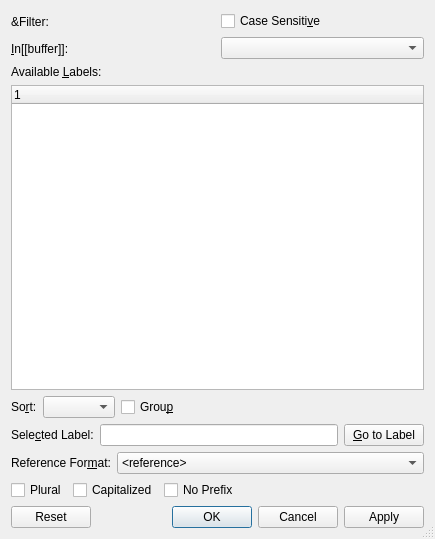
<?xml version="1.0" encoding="UTF-8"?>
<ui version="4.0">
 <class>RefUi</class>
 <widget class="QDialog" name="RefUi">
  <property name="geometry">
   <rect>
    <x>0</x>
    <y>0</y>
    <width>435</width>
    <height>539</height>
   </rect>
  </property>
  <property name="windowTitle">
   <string/>
  </property>
  <property name="sizeGripEnabled">
   <bool>true</bool>
  </property>
  <layout class="QGridLayout" name="gridLayout_2">
   <item row="2" column="0">
    <widget class="QTreeWidget" name="refsTW">
     <column>
      <property name="text">
       <string>1</string>
      </property>
     </column>
    </widget>
   </item>
   <item row="7" column="0">
    <layout class="QHBoxLayout" name="horizontalLayout_4"/>
   </item>
   <item row="0" column="0">
    <layout class="QGridLayout" name="gridLayout">
     <item row="0" column="0">
      <layout class="QVBoxLayout" name="verticalLayout">
       <item>
        <widget class="QLabel" name="findKeysLA">
         <property name="text">
          <string>&amp;Filter:</string>
         </property>
         <property name="alignment">
          <set>Qt::AlignLeading|Qt::AlignLeft|Qt::AlignVCenter</set>
         </property>
        </widget>
       </item>
       <item>
        <widget class="QLabel" name="refsL">
         <property name="text">
          <string>&amp;In[[buffer]]:</string>
         </property>
         <property name="buddy">
          <cstring>bufferCO</cstring>
         </property>
        </widget>
       </item>
      </layout>
     </item>
     <item row="0" column="1">
      <layout class="QVBoxLayout" name="verticalLayout_2">
       <item>
        <layout class="QHBoxLayout" name="horizontalLayout">
         <item>
          <layout class="QHBoxLayout" name="filterBarL"/>
         </item>
         <item>
          <widget class="QCheckBox" name="csFindCB">
           <property name="toolTip">
            <string>Filter case-sensitively</string>
           </property>
           <property name="text">
            <string>Case Sensiti&amp;ve</string>
           </property>
          </widget>
         </item>
        </layout>
       </item>
       <item>
        <widget class="QComboBox" name="bufferCO">
         <property name="sizePolicy">
          <sizepolicy hsizetype="Ignored" vsizetype="Fixed">
           <horstretch>0</horstretch>
           <verstretch>0</verstretch>
          </sizepolicy>
         </property>
         <property name="toolTip">
          <string>The (sub-)document from which the available labels are displayed</string>
         </property>
         <property name="sizeAdjustPolicy">
          <enum>QComboBox::AdjustToContentsOnFirstShow</enum>
         </property>
         <property name="minimumContentsLength">
          <number>0</number>
         </property>
        </widget>
       </item>
      </layout>
     </item>
    </layout>
   </item>
   <item row="3" column="0">
    <layout class="QHBoxLayout">
     <property name="spacing">
      <number>6</number>
     </property>
     <property name="leftMargin">
      <number>0</number>
     </property>
     <property name="topMargin">
      <number>0</number>
     </property>
     <property name="rightMargin">
      <number>0</number>
     </property>
     <property name="bottomMargin">
      <number>0</number>
     </property>
     <item>
      <widget class="QLabel" name="SortLA">
       <property name="text">
        <string>So&amp;rt:</string>
       </property>
       <property name="buddy">
        <cstring>sortingCO</cstring>
       </property>
      </widget>
     </item>
     <item>
      <widget class="QComboBox" name="sortingCO">
       <property name="toolTip">
        <string>Sorting of the list of available labels</string>
       </property>
      </widget>
     </item>
     <item>
      <widget class="QCheckBox" name="groupCB">
       <property name="toolTip">
        <string>Group the list of available labels by prefix (e.g. &quot;sec:&quot;)</string>
       </property>
       <property name="text">
        <string>Grou&amp;p</string>
       </property>
      </widget>
     </item>
     <item>
      <spacer name="horizontalSpacer">
       <property name="orientation">
        <enum>Qt::Horizontal</enum>
       </property>
       <property name="sizeHint" stdset="0">
        <size>
         <width>40</width>
         <height>20</height>
        </size>
       </property>
      </spacer>
     </item>
    </layout>
   </item>
   <item row="1" column="0">
    <widget class="QLabel" name="label">
     <property name="text">
      <string>Available &amp;Labels:</string>
     </property>
     <property name="buddy">
      <cstring>refsTW</cstring>
     </property>
    </widget>
   </item>
   <item row="4" column="0">
    <layout class="QHBoxLayout" name="horizontalLayout_2">
     <item>
      <widget class="QLabel" name="referenceL">
       <property name="text">
        <string>Sele&amp;cted Label:</string>
       </property>
       <property name="alignment">
        <set>Qt::AlignLeading|Qt::AlignLeft|Qt::AlignVCenter</set>
       </property>
       <property name="buddy">
        <cstring>referenceED</cstring>
       </property>
      </widget>
     </item>
     <item>
      <widget class="QLineEdit" name="referenceED">
       <property name="toolTip">
        <string>Select a label from the list above or enter a label manually</string>
       </property>
      </widget>
     </item>
     <item>
      <widget class="QPushButton" name="gotoPB">
       <property name="sizePolicy">
        <sizepolicy hsizetype="Preferred" vsizetype="Fixed">
         <horstretch>0</horstretch>
         <verstretch>0</verstretch>
        </sizepolicy>
       </property>
       <property name="toolTip">
        <string>Jump to the selected label</string>
       </property>
       <property name="text">
        <string>&amp;Go to Label</string>
       </property>
      </widget>
     </item>
    </layout>
   </item>
   <item row="5" column="0">
    <layout class="QHBoxLayout" name="horizontalLayout_3">
     <item>
      <widget class="QLabel" name="typeLA">
       <property name="text">
        <string>Reference For&amp;mat:</string>
       </property>
       <property name="alignment">
        <set>Qt::AlignLeading|Qt::AlignLeft|Qt::AlignVCenter</set>
       </property>
       <property name="buddy">
        <cstring>typeCO</cstring>
       </property>
      </widget>
     </item>
     <item>
      <widget class="QComboBox" name="typeCO">
       <property name="sizePolicy">
        <sizepolicy hsizetype="MinimumExpanding" vsizetype="Fixed">
         <horstretch>0</horstretch>
         <verstretch>0</verstretch>
        </sizepolicy>
       </property>
       <property name="toolTip">
        <string>Adjust the style of the cross-reference</string>
       </property>
       <item>
        <property name="text">
         <string>&lt;reference&gt;</string>
        </property>
       </item>
       <item>
        <property name="text">
         <string>(&lt;reference&gt;)</string>
        </property>
       </item>
       <item>
        <property name="text">
         <string>&lt;page&gt;</string>
        </property>
       </item>
       <item>
        <property name="text">
         <string>on page &lt;page&gt;</string>
        </property>
       </item>
       <item>
        <property name="text">
         <string>&lt;reference&gt; on page &lt;page&gt;</string>
        </property>
       </item>
       <item>
        <property name="text">
         <string>Formatted reference</string>
        </property>
       </item>
       <item>
        <property name="text">
         <string>Textual reference</string>
        </property>
       </item>
       <item>
        <property name="text">
         <string>Label only</string>
        </property>
       </item>
      </widget>
     </item>
    </layout>
   </item>
   <item row="8" column="0">
    <layout class="QHBoxLayout">
     <property name="spacing">
      <number>6</number>
     </property>
     <property name="leftMargin">
      <number>0</number>
     </property>
     <property name="topMargin">
      <number>0</number>
     </property>
     <property name="rightMargin">
      <number>0</number>
     </property>
     <property name="bottomMargin">
      <number>0</number>
     </property>
     <item>
      <widget class="QDialogButtonBox" name="buttonBox">
       <property name="standardButtons">
        <set>QDialogButtonBox::Apply|QDialogButtonBox::Cancel|QDialogButtonBox::Ok|QDialogButtonBox::Reset</set>
       </property>
      </widget>
     </item>
    </layout>
   </item>
   <item row="6" column="0">
    <layout class="QHBoxLayout" name="horizontalLayout9">
     <item>
      <widget class="QCheckBox" name="pluralCB">
       <property name="toolTip">
        <string>Use plural form of formatted reference. (Works only for formatted references, and only if you are using refstyle.)</string>
       </property>
       <property name="text">
        <string>Plural</string>
       </property>
      </widget>
     </item>
     <item>
      <widget class="QCheckBox" name="capsCB">
       <property name="toolTip">
        <string>Use capitalized form of formatted reference. (Works only for formatted references, and only if you are using refstyle.)</string>
       </property>
       <property name="text">
        <string>Capitalized</string>
       </property>
      </widget>
     </item>
     <item>
      <widget class="QCheckBox" name="noprefixCB">
       <property name="toolTip">
        <string>Do not output part of label before &quot;:&quot;</string>
       </property>
       <property name="text">
        <string>No Prefix</string>
       </property>
      </widget>
     </item>
     <item>
      <spacer name="horizontalSpacer_2">
       <property name="orientation">
        <enum>Qt::Horizontal</enum>
       </property>
       <property name="sizeHint" stdset="0">
        <size>
         <width>40</width>
         <height>20</height>
        </size>
       </property>
      </spacer>
     </item>
    </layout>
   </item>
  </layout>
 </widget>
 <tabstops>
  <tabstop>refsTW</tabstop>
  <tabstop>csFindCB</tabstop>
  <tabstop>groupCB</tabstop>
  <tabstop>referenceED</tabstop>
  <tabstop>typeCO</tabstop>
 </tabstops>
 <includes>
  <include location="local">qt_i18n.h</include>
 </includes>
 <resources/>
 <connections/>
</ui>
